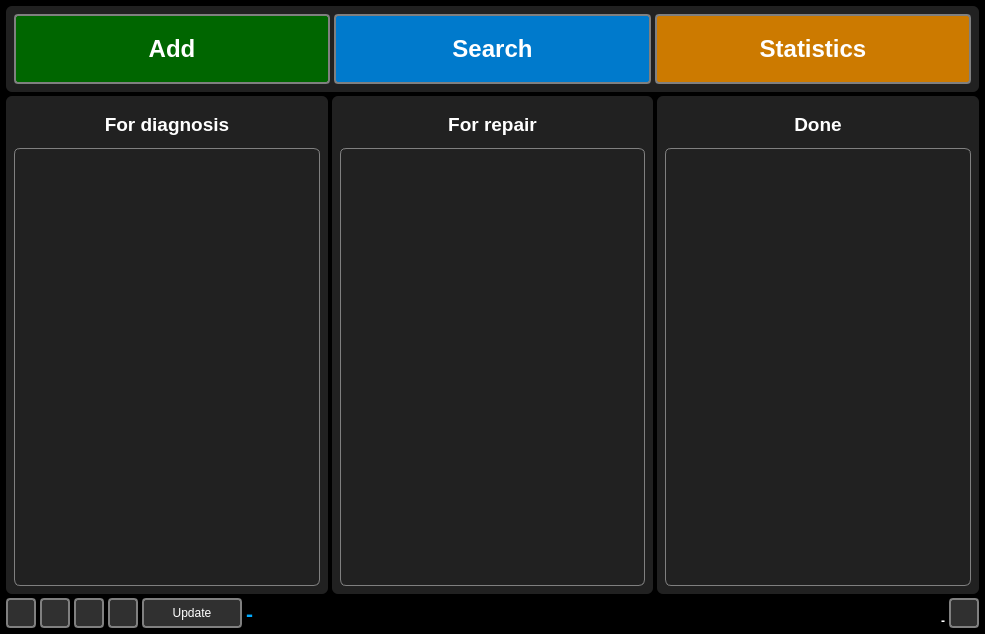
<?xml version="1.0" encoding="UTF-8"?>
<ui version="4.0">
 <class>MainWindow</class>
 <widget class="QMainWindow" name="MainWindow">
  <property name="geometry">
   <rect>
    <x>0</x>
    <y>0</y>
    <width>985</width>
    <height>634</height>
   </rect>
  </property>
  <property name="minimumSize">
   <size>
    <width>980</width>
    <height>620</height>
   </size>
  </property>
  <property name="windowTitle">
   <string>MySqlComputerService</string>
  </property>
  <property name="windowIcon">
   <iconset resource="../../resources.qrc">
    <normaloff>:/PNG/IMG/logo.png</normaloff>:/PNG/IMG/logo.png</iconset>
  </property>
  <property name="styleSheet">
   <string notr="true">QMainWindow{
background-color: #000000;
}

QWidget{
background-color: #000000;
}

QGroupBox{
background-color: #212121;
border: none;
padding: 4px;
border-radius: 6px;
color: white;
}

QPushButton{
background-color: #303030;
border: 2px solid gray;
border-radius: 4px;
color: white;
}
QPushButton:hover{
border-color: white;
}

QLineEdit{
background-color: #303030;
border: 1px solid gray;
border-radius: 4px;
color: white;
}
QLineEdit:focus{
border-color: white;
}

QTextEdit{
background-color: #303030;
border: 1px solid gray;
border-radius: 4px;
color: white;
}
QTextEdit:focus{
border-color: white;
}

QLabel{
color: white;
background: transparent;
}

QListWidget{
background: transparent;
border: 1px solid gray;
border-radius: 6px;
padding: 6px;
}
QListWidget::item{
background-color: rgba(255,255,255,50);
border: none;
color: white;
border-radius: 6px;
padding: 6px;
margin-top: 6px;
}
QListWidget::item:hover{
background-color: rgba(255,255,255,100);
}

QCheckBox{
background: transparent;
color: white;
}
QCheckBox::indicator{
width:24px;
height: 24px;
border: 1px solid gray;
border-radius: 4px;
}
QCheckBox::indicator:hecked{
image: url(:/PNG/IMG/done.png);
}
QCheckBox::indicator:unchecked{
image: none;
}

QTabWidget::pane{
background: transparent;
border: none;
padding: 4px;
border-radius: 6px;
}
QTabBar::tab{
background-color: #303030;
border: 2px solid gray;
border-radius: 4px;
color: white;
padding-left: 6px;
padding-right: 6px;
padding-top: 3px;
padding-bottom: 3px;
margin-left: 2px;
}
QTabBar::tab:hover{
border-color: white;
}
QTabBar::tab:selected{
border-color: white;
}

QScrollBar:vertical {        
border: none;
width:14px;
background-color: #212121;
margin: 0px 0px 0px 0px;
padding-left: 6px;
}
QScrollBar::handle:vertical{
background: gray;
border-radius: 4px;
min-height: 20px;
}
QScrollBar::add-line:vertical {
background-color: #212121;
height: 0px;
subcontrol-position: bottom;
subcontrol-origin: margin;
}
QScrollBar::sub-line:vertical {
background-color: #212121;
height: 0 px;
subcontrol-position: top;
subcontrol-origin: margin;
}
QScrollBar::add-page:vertical{
background-color: #212121;
}
QScrollBar::sub-page:vertical{
background-color: #212121;
}

QScrollBar:horizontal {        
border: none;
height:14px;
background-color: #212121;
margin: 0px 0px 0px 0px;
padding-top: 6px;
}
QScrollBar::handle:horizontal{
background: gray;
border-radius: 4px;
min-width: 20px;
}
QScrollBar::add-line:horizontal {
background-color: #212121;
height: 0px;
subcontrol-position: bottom;
subcontrol-origin: margin;
}
QScrollBar::sub-line:horizontal {
background-color: #212121;
height: 0 px;
subcontrol-position: top;
subcontrol-origin: margin;
}
QScrollBar::add-page:horizontal{
background-color: #212121;
}
QScrollBar::sub-page:horizontal{
background-color: #212121;
}

QComboBox{
background-color: #303030;
border: 1px solid gray;
border-radius: 4px;
color: white;
}
QComboBox QAbstractItemView{
color: white;
background-color: black;
}

QTableView{
background-color: #212121;
border: 1px solid gray;
border-radius: 6px;
color: white;
}

QDoubleSpinBox{
background-color: #303030;
border: 1px solid gray;
border-radius: 4px;
color: white;
}</string>
  </property>
  <widget class="QWidget" name="centralwidget">
   <property name="minimumSize">
    <size>
     <width>0</width>
     <height>0</height>
    </size>
   </property>
   <layout class="QGridLayout" name="gridLayout">
    <property name="leftMargin">
     <number>6</number>
    </property>
    <property name="topMargin">
     <number>6</number>
    </property>
    <property name="rightMargin">
     <number>6</number>
    </property>
    <property name="bottomMargin">
     <number>6</number>
    </property>
    <property name="spacing">
     <number>4</number>
    </property>
    <item row="1" column="0">
     <widget class="QGroupBox" name="groupBox_to_diagnosis">
      <property name="sizePolicy">
       <sizepolicy hsizetype="Preferred" vsizetype="MinimumExpanding">
        <horstretch>0</horstretch>
        <verstretch>0</verstretch>
       </sizepolicy>
      </property>
      <property name="title">
       <string/>
      </property>
      <layout class="QGridLayout" name="gridLayout_9">
       <property name="leftMargin">
        <number>4</number>
       </property>
       <property name="topMargin">
        <number>4</number>
       </property>
       <property name="rightMargin">
        <number>4</number>
       </property>
       <property name="bottomMargin">
        <number>4</number>
       </property>
       <property name="spacing">
        <number>4</number>
       </property>
       <item row="0" column="0">
        <layout class="QGridLayout" name="gridLayout_4">
         <property name="spacing">
          <number>0</number>
         </property>
         <item row="0" column="0">
          <widget class="QLabel" name="label_to_diagnosis_icon">
           <property name="minimumSize">
            <size>
             <width>40</width>
             <height>40</height>
            </size>
           </property>
           <property name="maximumSize">
            <size>
             <width>40</width>
             <height>40</height>
            </size>
           </property>
           <property name="text">
            <string>&lt;html&gt;&lt;head/&gt;&lt;body&gt;&lt;p align=&quot;center&quot;&gt;&lt;img src=&quot;:/PNG/IMG/stethoscope.png&quot; width=&quot;38&quot; height=&quot;38&quot;/&gt;&lt;/p&gt;&lt;/body&gt;&lt;/html&gt;</string>
           </property>
          </widget>
         </item>
         <item row="0" column="1">
          <widget class="QLabel" name="label_to_diagnosis">
           <property name="font">
            <font>
             <pointsize>14</pointsize>
             <bold>true</bold>
            </font>
           </property>
           <property name="styleSheet">
            <string notr="true">padding-right: 40px;</string>
           </property>
           <property name="text">
            <string>For diagnosis</string>
           </property>
           <property name="alignment">
            <set>Qt::AlignCenter</set>
           </property>
          </widget>
         </item>
        </layout>
       </item>
       <item row="1" column="0">
        <widget class="QListWidget" name="listWidget_to_diagnosis">
         <property name="font">
          <font>
           <pointsize>14</pointsize>
           <bold>true</bold>
          </font>
         </property>
         <property name="focusPolicy">
          <enum>Qt::ClickFocus</enum>
         </property>
         <property name="styleSheet">
          <string notr="true">QToolTip{
color: white; 
background-color: #303030;
border: 1px solid gray;
border-radius: 6px; 
padding: 4px;
}</string>
         </property>
         <property name="verticalScrollBarPolicy">
          <enum>Qt::ScrollBarAsNeeded</enum>
         </property>
         <property name="sizeAdjustPolicy">
          <enum>QAbstractScrollArea::AdjustIgnored</enum>
         </property>
         <property name="editTriggers">
          <set>QAbstractItemView::NoEditTriggers</set>
         </property>
         <property name="dragEnabled">
          <bool>false</bool>
         </property>
         <property name="dragDropOverwriteMode">
          <bool>false</bool>
         </property>
         <property name="dragDropMode">
          <enum>QAbstractItemView::NoDragDrop</enum>
         </property>
         <property name="defaultDropAction">
          <enum>Qt::MoveAction</enum>
         </property>
         <property name="selectionMode">
          <enum>QAbstractItemView::NoSelection</enum>
         </property>
         <property name="selectionBehavior">
          <enum>QAbstractItemView::SelectRows</enum>
         </property>
         <property name="iconSize">
          <size>
           <width>64</width>
           <height>64</height>
          </size>
         </property>
         <property name="textElideMode">
          <enum>Qt::ElideRight</enum>
         </property>
         <property name="verticalScrollMode">
          <enum>QAbstractItemView::ScrollPerPixel</enum>
         </property>
         <property name="horizontalScrollMode">
          <enum>QAbstractItemView::ScrollPerPixel</enum>
         </property>
         <property name="viewMode">
          <enum>QListView::ListMode</enum>
         </property>
         <property name="wordWrap">
          <bool>false</bool>
         </property>
        </widget>
       </item>
      </layout>
     </widget>
    </item>
    <item row="1" column="1">
     <widget class="QGroupBox" name="groupBox_to_repair">
      <property name="sizePolicy">
       <sizepolicy hsizetype="Preferred" vsizetype="MinimumExpanding">
        <horstretch>0</horstretch>
        <verstretch>0</verstretch>
       </sizepolicy>
      </property>
      <property name="title">
       <string/>
      </property>
      <layout class="QGridLayout" name="gridLayout_8">
       <property name="leftMargin">
        <number>4</number>
       </property>
       <property name="topMargin">
        <number>4</number>
       </property>
       <property name="rightMargin">
        <number>4</number>
       </property>
       <property name="bottomMargin">
        <number>4</number>
       </property>
       <property name="spacing">
        <number>4</number>
       </property>
       <item row="0" column="0">
        <layout class="QGridLayout" name="gridLayout_5">
         <property name="spacing">
          <number>0</number>
         </property>
         <item row="0" column="1">
          <widget class="QLabel" name="label_to_repair">
           <property name="font">
            <font>
             <pointsize>14</pointsize>
             <bold>true</bold>
            </font>
           </property>
           <property name="styleSheet">
            <string notr="true">padding-right: 40px;</string>
           </property>
           <property name="text">
            <string>For repair</string>
           </property>
           <property name="alignment">
            <set>Qt::AlignCenter</set>
           </property>
          </widget>
         </item>
         <item row="0" column="0">
          <widget class="QLabel" name="label_to_repair_icon">
           <property name="minimumSize">
            <size>
             <width>40</width>
             <height>40</height>
            </size>
           </property>
           <property name="maximumSize">
            <size>
             <width>40</width>
             <height>40</height>
            </size>
           </property>
           <property name="text">
            <string>&lt;html&gt;&lt;head/&gt;&lt;body&gt;&lt;p align=&quot;center&quot;&gt;&lt;img src=&quot;:/PNG/IMG/repair.png&quot; width=&quot;38&quot; height=&quot;38&quot;/&gt;&lt;/p&gt;&lt;/body&gt;&lt;/html&gt;</string>
           </property>
          </widget>
         </item>
        </layout>
       </item>
       <item row="1" column="0">
        <widget class="QListWidget" name="listWidget_to_repair">
         <property name="font">
          <font>
           <pointsize>14</pointsize>
           <bold>true</bold>
          </font>
         </property>
         <property name="focusPolicy">
          <enum>Qt::ClickFocus</enum>
         </property>
         <property name="styleSheet">
          <string notr="true">QToolTip{
color: white; 
background-color: #303030;
border: 1px solid gray;
border-radius: 6px; 
padding: 4px;
}</string>
         </property>
         <property name="editTriggers">
          <set>QAbstractItemView::NoEditTriggers</set>
         </property>
         <property name="dragEnabled">
          <bool>false</bool>
         </property>
         <property name="dragDropMode">
          <enum>QAbstractItemView::NoDragDrop</enum>
         </property>
         <property name="defaultDropAction">
          <enum>Qt::MoveAction</enum>
         </property>
         <property name="selectionMode">
          <enum>QAbstractItemView::NoSelection</enum>
         </property>
         <property name="iconSize">
          <size>
           <width>64</width>
           <height>64</height>
          </size>
         </property>
         <property name="verticalScrollMode">
          <enum>QAbstractItemView::ScrollPerPixel</enum>
         </property>
         <property name="horizontalScrollMode">
          <enum>QAbstractItemView::ScrollPerPixel</enum>
         </property>
        </widget>
       </item>
      </layout>
     </widget>
    </item>
    <item row="1" column="2">
     <widget class="QGroupBox" name="groupBox_done">
      <property name="sizePolicy">
       <sizepolicy hsizetype="Preferred" vsizetype="MinimumExpanding">
        <horstretch>0</horstretch>
        <verstretch>0</verstretch>
       </sizepolicy>
      </property>
      <property name="title">
       <string/>
      </property>
      <layout class="QGridLayout" name="gridLayout_7">
       <property name="leftMargin">
        <number>4</number>
       </property>
       <property name="topMargin">
        <number>4</number>
       </property>
       <property name="rightMargin">
        <number>4</number>
       </property>
       <property name="bottomMargin">
        <number>4</number>
       </property>
       <property name="spacing">
        <number>4</number>
       </property>
       <item row="0" column="0">
        <layout class="QGridLayout" name="gridLayout_6">
         <property name="spacing">
          <number>0</number>
         </property>
         <item row="0" column="0">
          <widget class="QLabel" name="label_done_icon">
           <property name="minimumSize">
            <size>
             <width>40</width>
             <height>40</height>
            </size>
           </property>
           <property name="maximumSize">
            <size>
             <width>40</width>
             <height>40</height>
            </size>
           </property>
           <property name="text">
            <string>&lt;html&gt;&lt;head/&gt;&lt;body&gt;&lt;p align=&quot;center&quot;&gt;&lt;img src=&quot;:/PNG/IMG/done.png&quot; width=&quot;38&quot; height=&quot;38&quot;/&gt;&lt;/p&gt;&lt;/body&gt;&lt;/html&gt;</string>
           </property>
          </widget>
         </item>
         <item row="0" column="1">
          <widget class="QLabel" name="label_done">
           <property name="font">
            <font>
             <pointsize>14</pointsize>
             <bold>true</bold>
            </font>
           </property>
           <property name="styleSheet">
            <string notr="true">padding-right: 40px;</string>
           </property>
           <property name="text">
            <string>Done</string>
           </property>
           <property name="alignment">
            <set>Qt::AlignCenter</set>
           </property>
          </widget>
         </item>
        </layout>
       </item>
       <item row="1" column="0">
        <widget class="QListWidget" name="listWidget_done">
         <property name="font">
          <font>
           <pointsize>14</pointsize>
           <bold>true</bold>
          </font>
         </property>
         <property name="focusPolicy">
          <enum>Qt::ClickFocus</enum>
         </property>
         <property name="styleSheet">
          <string notr="true">QToolTip{
color: white; 
background-color: #303030;
border: 1px solid gray;
border-radius: 6px; 
padding: 4px;
}</string>
         </property>
         <property name="editTriggers">
          <set>QAbstractItemView::NoEditTriggers</set>
         </property>
         <property name="dragEnabled">
          <bool>false</bool>
         </property>
         <property name="dragDropMode">
          <enum>QAbstractItemView::NoDragDrop</enum>
         </property>
         <property name="defaultDropAction">
          <enum>Qt::MoveAction</enum>
         </property>
         <property name="selectionMode">
          <enum>QAbstractItemView::NoSelection</enum>
         </property>
         <property name="iconSize">
          <size>
           <width>64</width>
           <height>64</height>
          </size>
         </property>
         <property name="verticalScrollMode">
          <enum>QAbstractItemView::ScrollPerPixel</enum>
         </property>
         <property name="horizontalScrollMode">
          <enum>QAbstractItemView::ScrollPerPixel</enum>
         </property>
        </widget>
       </item>
      </layout>
     </widget>
    </item>
    <item row="2" column="0" colspan="3">
     <layout class="QGridLayout" name="gridLayout_2">
      <item row="0" column="7">
       <spacer name="horizontalSpacer">
        <property name="orientation">
         <enum>Qt::Horizontal</enum>
        </property>
        <property name="sizeHint" stdset="0">
         <size>
          <width>40</width>
          <height>20</height>
         </size>
        </property>
       </spacer>
      </item>
      <item row="0" column="8">
       <widget class="QLabel" name="label_copyright">
        <property name="font">
         <font>
          <bold>true</bold>
         </font>
        </property>
        <property name="text">
         <string>-</string>
        </property>
        <property name="alignment">
         <set>Qt::AlignBottom|Qt::AlignLeading|Qt::AlignLeft</set>
        </property>
       </widget>
      </item>
      <item row="0" column="5" colspan="2">
       <widget class="QLabel" name="label_clock">
        <property name="minimumSize">
         <size>
          <width>160</width>
          <height>0</height>
         </size>
        </property>
        <property name="font">
         <font>
          <pointsize>16</pointsize>
          <bold>true</bold>
         </font>
        </property>
        <property name="styleSheet">
         <string notr="true">color: #00aaff;</string>
        </property>
        <property name="text">
         <string>-</string>
        </property>
       </widget>
      </item>
      <item row="0" column="3">
       <widget class="QPushButton" name="pushButton_refresh">
        <property name="minimumSize">
         <size>
          <width>30</width>
          <height>30</height>
         </size>
        </property>
        <property name="maximumSize">
         <size>
          <width>30</width>
          <height>30</height>
         </size>
        </property>
        <property name="focusPolicy">
         <enum>Qt::ClickFocus</enum>
        </property>
        <property name="text">
         <string/>
        </property>
        <property name="icon">
         <iconset resource="../../resources.qrc">
          <normaloff>:/PNG/IMG/refresh.png</normaloff>:/PNG/IMG/refresh.png</iconset>
        </property>
        <property name="iconSize">
         <size>
          <width>26</width>
          <height>26</height>
         </size>
        </property>
       </widget>
      </item>
      <item row="0" column="1">
       <widget class="QPushButton" name="pushButton_info">
        <property name="minimumSize">
         <size>
          <width>30</width>
          <height>30</height>
         </size>
        </property>
        <property name="maximumSize">
         <size>
          <width>30</width>
          <height>30</height>
         </size>
        </property>
        <property name="focusPolicy">
         <enum>Qt::ClickFocus</enum>
        </property>
        <property name="text">
         <string/>
        </property>
        <property name="icon">
         <iconset resource="../../resources.qrc">
          <normaloff>:/PNG/IMG/info.png</normaloff>:/PNG/IMG/info.png</iconset>
        </property>
        <property name="iconSize">
         <size>
          <width>26</width>
          <height>26</height>
         </size>
        </property>
       </widget>
      </item>
      <item row="0" column="0">
       <widget class="QPushButton" name="pushButton_settings">
        <property name="minimumSize">
         <size>
          <width>30</width>
          <height>30</height>
         </size>
        </property>
        <property name="maximumSize">
         <size>
          <width>30</width>
          <height>30</height>
         </size>
        </property>
        <property name="focusPolicy">
         <enum>Qt::ClickFocus</enum>
        </property>
        <property name="text">
         <string/>
        </property>
        <property name="icon">
         <iconset resource="../../resources.qrc">
          <normaloff>:/PNG/IMG/settings.png</normaloff>:/PNG/IMG/settings.png</iconset>
        </property>
        <property name="iconSize">
         <size>
          <width>26</width>
          <height>26</height>
         </size>
        </property>
       </widget>
      </item>
      <item row="0" column="2">
       <widget class="QPushButton" name="pushButton_full_window">
        <property name="minimumSize">
         <size>
          <width>30</width>
          <height>30</height>
         </size>
        </property>
        <property name="maximumSize">
         <size>
          <width>30</width>
          <height>30</height>
         </size>
        </property>
        <property name="focusPolicy">
         <enum>Qt::ClickFocus</enum>
        </property>
        <property name="text">
         <string/>
        </property>
        <property name="icon">
         <iconset resource="../../resources.qrc">
          <normaloff>:/PNG/IMG/expand.png</normaloff>:/PNG/IMG/expand.png</iconset>
        </property>
        <property name="iconSize">
         <size>
          <width>26</width>
          <height>26</height>
         </size>
        </property>
       </widget>
      </item>
      <item row="0" column="9">
       <widget class="QPushButton" name="pushButton_logout">
        <property name="minimumSize">
         <size>
          <width>30</width>
          <height>30</height>
         </size>
        </property>
        <property name="maximumSize">
         <size>
          <width>30</width>
          <height>30</height>
         </size>
        </property>
        <property name="focusPolicy">
         <enum>Qt::ClickFocus</enum>
        </property>
        <property name="text">
         <string/>
        </property>
        <property name="icon">
         <iconset resource="../../resources.qrc">
          <normaloff>:/PNG/IMG/logout.png</normaloff>:/PNG/IMG/logout.png</iconset>
        </property>
        <property name="iconSize">
         <size>
          <width>26</width>
          <height>26</height>
         </size>
        </property>
       </widget>
      </item>
      <item row="0" column="4">
       <widget class="QPushButton" name="pushButton_update">
        <property name="minimumSize">
         <size>
          <width>100</width>
          <height>30</height>
         </size>
        </property>
        <property name="focusPolicy">
         <enum>Qt::ClickFocus</enum>
        </property>
        <property name="text">
         <string>Update</string>
        </property>
        <property name="icon">
         <iconset resource="../../resources.qrc">
          <normaloff>:/PNG/IMG/download.png</normaloff>:/PNG/IMG/download.png</iconset>
        </property>
        <property name="iconSize">
         <size>
          <width>26</width>
          <height>26</height>
         </size>
        </property>
       </widget>
      </item>
     </layout>
    </item>
    <item row="0" column="0" colspan="3">
     <widget class="QGroupBox" name="groupBox_panel">
      <property name="sizePolicy">
       <sizepolicy hsizetype="Preferred" vsizetype="Maximum">
        <horstretch>0</horstretch>
        <verstretch>0</verstretch>
       </sizepolicy>
      </property>
      <property name="title">
       <string/>
      </property>
      <layout class="QGridLayout" name="gridLayout_3">
       <property name="leftMargin">
        <number>4</number>
       </property>
       <property name="topMargin">
        <number>4</number>
       </property>
       <property name="rightMargin">
        <number>4</number>
       </property>
       <property name="bottomMargin">
        <number>4</number>
       </property>
       <property name="spacing">
        <number>4</number>
       </property>
       <item row="0" column="2">
        <widget class="QPushButton" name="pushButton_statistics">
         <property name="minimumSize">
          <size>
           <width>0</width>
           <height>70</height>
          </size>
         </property>
         <property name="font">
          <font>
           <pointsize>18</pointsize>
           <bold>true</bold>
          </font>
         </property>
         <property name="focusPolicy">
          <enum>Qt::ClickFocus</enum>
         </property>
         <property name="styleSheet">
          <string notr="true">background-color: #cc7a00;</string>
         </property>
         <property name="text">
          <string>Statistics</string>
         </property>
         <property name="icon">
          <iconset resource="../../resources.qrc">
           <normaloff>:/PNG/IMG/chart.png</normaloff>:/PNG/IMG/chart.png</iconset>
         </property>
         <property name="iconSize">
          <size>
           <width>48</width>
           <height>48</height>
          </size>
         </property>
        </widget>
       </item>
       <item row="0" column="1">
        <widget class="QPushButton" name="pushButton_search">
         <property name="minimumSize">
          <size>
           <width>0</width>
           <height>70</height>
          </size>
         </property>
         <property name="font">
          <font>
           <pointsize>18</pointsize>
           <bold>true</bold>
          </font>
         </property>
         <property name="focusPolicy">
          <enum>Qt::ClickFocus</enum>
         </property>
         <property name="toolTip">
          <string/>
         </property>
         <property name="toolTipDuration">
          <number>-1</number>
         </property>
         <property name="whatsThis">
          <string/>
         </property>
         <property name="styleSheet">
          <string notr="true">background-color: #007acc;</string>
         </property>
         <property name="text">
          <string>Search</string>
         </property>
         <property name="icon">
          <iconset resource="../../resources.qrc">
           <normaloff>:/PNG/IMG/search.png</normaloff>:/PNG/IMG/search.png</iconset>
         </property>
         <property name="iconSize">
          <size>
           <width>48</width>
           <height>48</height>
          </size>
         </property>
        </widget>
       </item>
       <item row="0" column="0">
        <widget class="QPushButton" name="pushButton_add">
         <property name="minimumSize">
          <size>
           <width>0</width>
           <height>70</height>
          </size>
         </property>
         <property name="font">
          <font>
           <pointsize>18</pointsize>
           <bold>true</bold>
          </font>
         </property>
         <property name="focusPolicy">
          <enum>Qt::ClickFocus</enum>
         </property>
         <property name="styleSheet">
          <string notr="true">background-color: #006600;</string>
         </property>
         <property name="text">
          <string>Add</string>
         </property>
         <property name="icon">
          <iconset resource="../../resources.qrc">
           <normaloff>:/PNG/IMG/add.png</normaloff>:/PNG/IMG/add.png</iconset>
         </property>
         <property name="iconSize">
          <size>
           <width>48</width>
           <height>48</height>
          </size>
         </property>
        </widget>
       </item>
      </layout>
     </widget>
    </item>
   </layout>
  </widget>
 </widget>
 <resources>
  <include location="../../resources.qrc"/>
 </resources>
 <connections/>
</ui>
